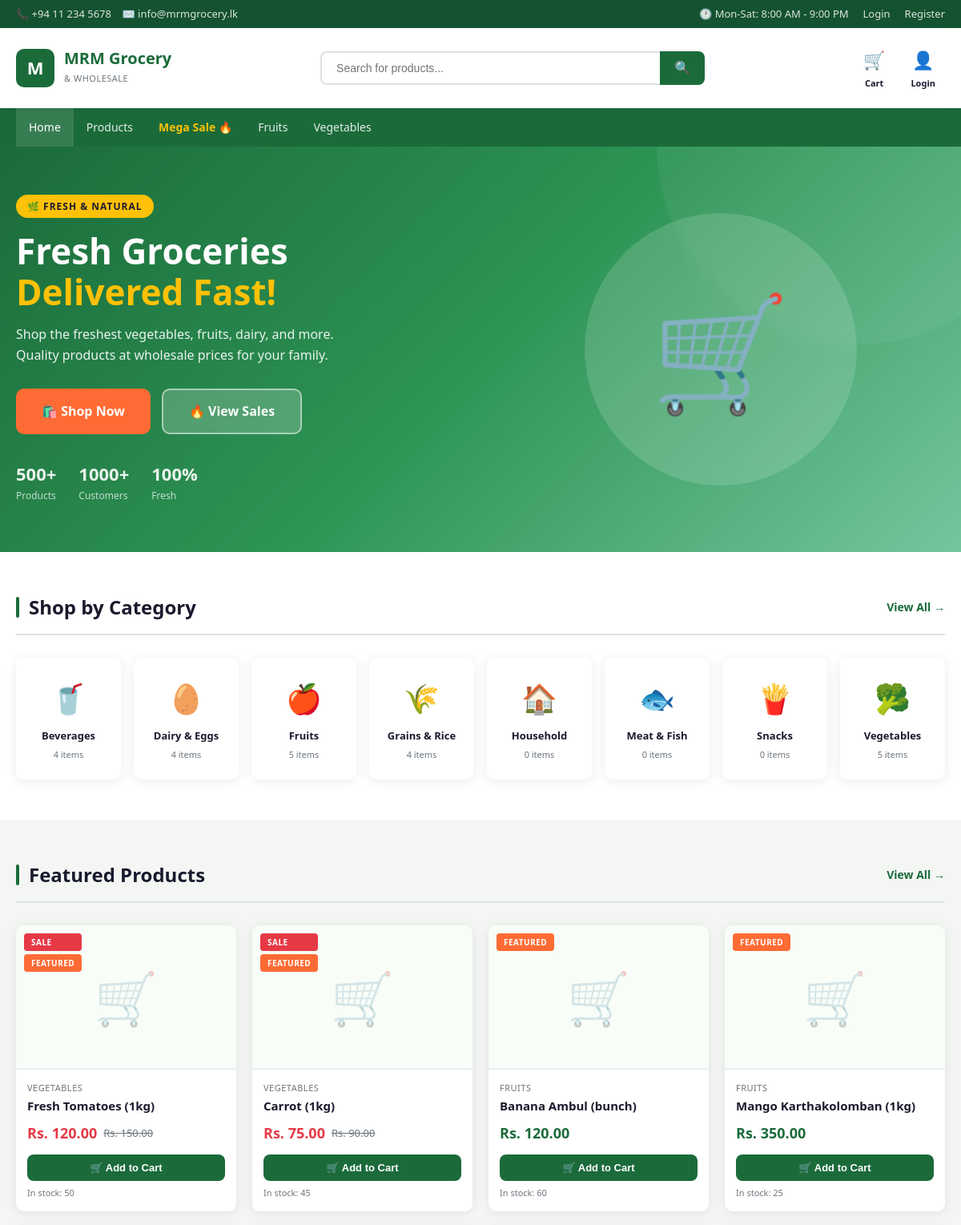
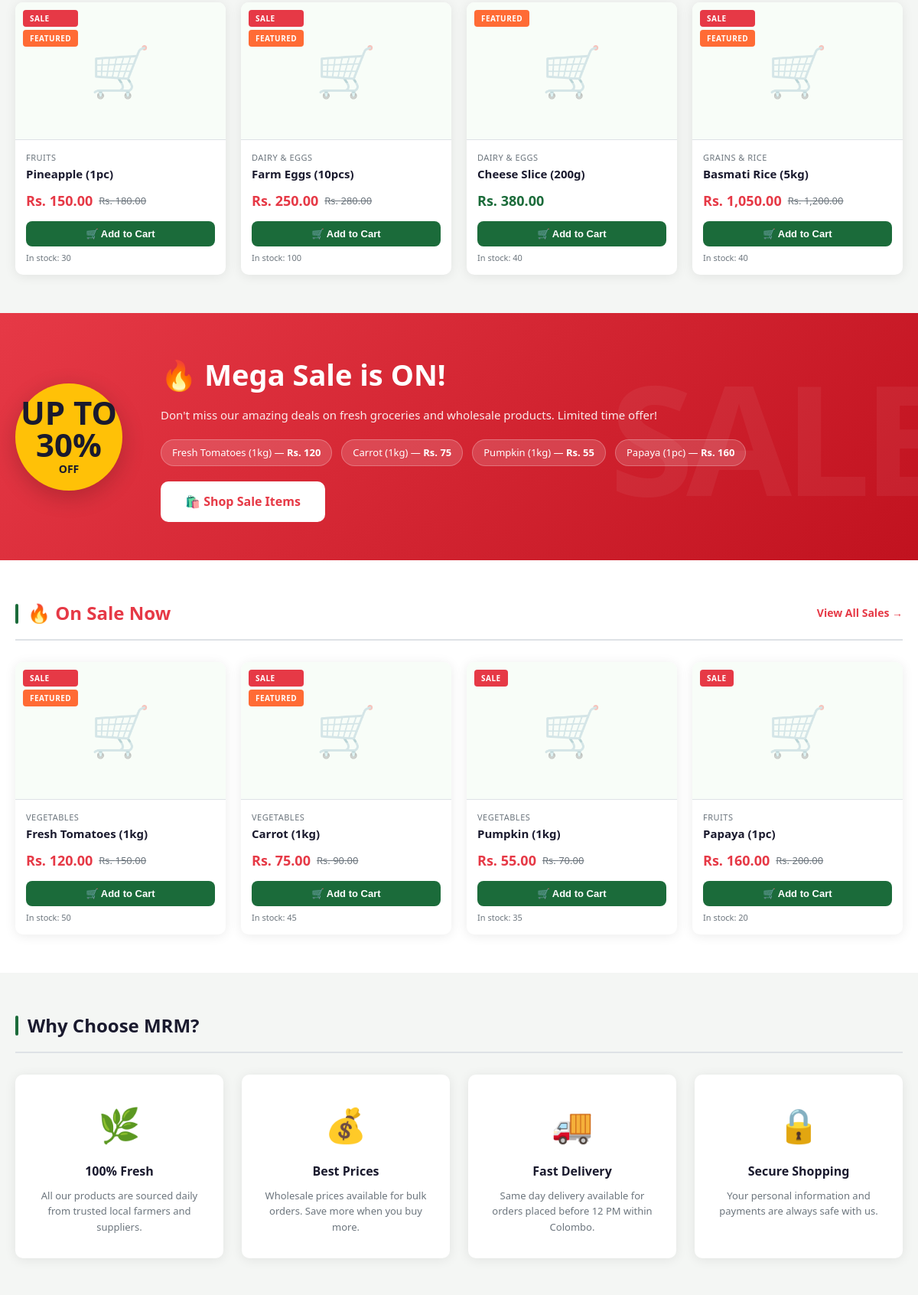
The page / (upper part) on the database its author committed (2 pictures, top to bottom).
### tables this page shows
CREATE TABLE IF NOT EXISTS categories (
    id INT AUTO_INCREMENT PRIMARY KEY,
    name VARCHAR(100) NOT NULL,
    created_at TIMESTAMP DEFAULT CURRENT_TIMESTAMP
);

CREATE TABLE IF NOT EXISTS products (
    id INT AUTO_INCREMENT PRIMARY KEY,
    name VARCHAR(200) NOT NULL,
    description TEXT,
    price DECIMAL(10,2) NOT NULL,
    sale_price DECIMAL(10,2) DEFAULT NULL,
    quantity INT NOT NULL DEFAULT 0,
    category_id INT,
    image VARCHAR(255) DEFAULT 'default.jpg',
    is_featured TINYINT(1) DEFAULT 0,
    is_on_sale TINYINT(1) DEFAULT 0,
    created_at TIMESTAMP DEFAULT CURRENT_TIMESTAMP,
    FOREIGN KEY (category_id) REFERENCES categories(id) ON DELETE SET NULL
);

### includes/auth.php (called while the page is built, shortened)
<?php
function sanitize($str) {
    return htmlspecialchars(strip_tags(trim($str)), ENT_QUOTES, 'UTF-8');
}

### index.php (the view, shortened to what this page needs)
<?php
require_once 'includes/db.php';
require_once 'includes/auth.php';
$featured = $conn->query("SELECT p.*, c.name as cat_name FROM products p LEFT JOIN categories c ON p.category_id = c.id WHERE p.is_featured = 1 AND p.quantity > 0 ORDER BY p.created_at DESC LIMIT 8");
$sale_products = $conn->query("SELECT p.*, c.name as cat_name FROM products p LEFT JOIN categories c ON p.category_id = c.id WHERE p.is_on_sale = 1 AND p.quantity > 0 ORDER BY p.created_at DESC LIMIT 4");
$categories = $conn->query("SELECT c.*, COUNT(p.id) as product_count FROM categories c LEFT JOIN products p ON c.id = p.category_id GROUP BY c.id ORDER BY c.name");
$catIcons = ['Vegetables'=>'🥦','Fruits'=>'🍎','Dairy & Eggs'=>'🥚','Grains & Rice'=>'🌾','Beverages'=>'🥤','Snacks'=>'🍟','Meat & Fish'=>'🐟','Household'=>'🏠'];
require_once 'includes/header.php';
?>
<section class="hero">
    <div class="container">
        <div class="hero-content">
            <div class="hero-text">
                <div class="hero-badge">🌿 Fresh & Natural</div>
                <h2>Fresh Groceries<br><span>Delivered Fast!</span></h2>
                <p>Shop the freshest vegetables, fruits, dairy, and more. Quality products at wholesale prices for your family.</p>
                <div class="hero-btns">
                    <a href="products.php" class="btn btn-accent btn-lg">🛍️ Shop Now</a>
                    <a href="products.php?sale=1" class="btn btn-lg" style="background:rgba(255,255,255,0.2); color:white; border:2px solid rgba(255,255,255,0.5);">🔥 View Sales</a>
                </div>
                <div style="display:flex; gap:28px; margin-top:32px; flex-wrap:wrap;">
                    <div style="color:rgba(255,255,255,0.9);">
                        <div style="font-size:22px; font-weight:800;">500+</div>
                        <div style="font-size:12px; opacity:0.8;">Products</div>
                    </div>
                    <div style="color:rgba(255,255,255,0.9);">
                        <div style="font-size:22px; font-weight:800;">1000+</div>
                        <div style="font-size:12px; opacity:0.8;">Customers</div>
                    </div>
                    <div style="color:rgba(255,255,255,0.9);">
                        <div style="font-size:22px; font-weight:800;">100%</div>
                        <div style="font-size:12px; opacity:0.8;">Fresh</div>
                    </div>
                </div>
            </div>
            <div class="hero-image">
                <div class="hero-img-circle">🛒</div>
            </div>
        </div>
    </div>
</section>
<section class="section section-alt">
    <div class="container">
        <div class="section-header">
            <h2 class="section-title">Shop by Category</h2>
            <a href="products.php" class="view-all">View All →</a>
        </div>
        <div class="categories-grid">
            <?php $categories->data_seek(0); while ($cat = $categories->fetch_assoc()): ?>
            <a href="products.php?category=<?= $cat['id'] ?>" class="category-card">
                <span class="category-icon"><?= $catIcons[$cat['name']] ?? '📦' ?></span>
                <div class="category-name"><?= sanitize($cat['name']) ?></div>
                <div style="font-size:11px; color:var(--gray); margin-top:4px;"><?= $cat['product_count'] ?> items</div>
            </a>
            <?php endwhile; ?>
        </div>
    </div>
</section>
<section class="section">
    <div class="container">
        <div class="section-header">
            <h2 class="section-title">Featured Products</h2>
            <a href="products.php" class="view-all">View All →</a>
        </div>
        <div class="products-grid">
            <?php $featured->data_seek(0); while ($p = $featured->fetch_assoc()): ?>
            <?php include 'includes/product_card.php'; ?>
            <?php endwhile; ?>
        </div>
    </div>
</section>
<?php $sale_products->data_seek(0); $saleArr = $sale_products->fetch_all(MYSQLI_ASSOC); ?>
<?php if (!empty($saleArr)): ?>
<section class="mega-sale-banner">
    <div class="container">
        <div class="sale-content">
            <div class="sale-badge-big">
                <div class="percent">UP TO<br>30%</div>
                <div class="off-text">OFF</div>
            </div>
            <div class="sale-info">
                <h2>🔥 Mega Sale is ON!</h2>
                <p>Don't miss our amazing deals on fresh groceries and wholesale products. Limited time offer!</p>
                <div class="sale-items-preview">
                    <?php foreach ($saleArr as $sp): ?>
                    <span class="sale-item-chip">
                        <?= sanitize($sp['name']) ?>
                        — <strong>Rs. <?= number_format($sp['sale_price'], 0) ?></strong>
                    </span>
                    <?php endforeach; ?>
                </div>
                <div style="margin-top:20px;">
                    <a href="products.php?sale=1" class="btn btn-lg" style="background:white; color:var(--sale); font-weight:800;">
                        🛍️ Shop Sale Items
                    </a>
                </div>
            </div>
        </div>
    </div>
</section>
<?php endif; ?>
<?php if (!empty($saleArr)): ?>
<section class="section section-alt">
    <div class="container">
        <div class="section-header">
            <h2 class="section-title" style="color:var(--sale);">🔥 On Sale Now</h2>
            <a href="products.php?sale=1" class="view-all" style="color:var(--sale);">View All Sales →</a>
        </div>
        <div class="products-grid">
            <?php foreach ($saleArr as $p): ?>
            <?php include 'includes/product_card.php'; ?>
            <?php endforeach; ?>
        </div>
    </div>
</section>
<?php endif; ?>
<section class="section">
    <div class="container">
        <div class="section-header">
            <h2 class="section-title">Why Choose MRM?</h2>
        </div>
        <div class="features-grid">
            <div class="feature-card">
                <span class="feature-icon">🌿</span>
                <h3>100% Fresh</h3>
                <p>All our products are sourced daily from trusted local farmers and suppliers.</p>
            </div>
            <div class="feature-card">
                <span class="feature-icon">💰</span>
                <h3>Best Prices</h3>
                <p>Wholesale prices available for bulk orders. Save more when you buy more.</p>
            </div>
            <div class="feature-card">
                <span class="feature-icon">🚚</span>
                <h3>Fast Delivery</h3>
                <p>Same day delivery available for orders placed before 12 PM within Colombo.</p>
            </div>
            <div class="feature-card">
                <span class="feature-icon">🔒</span>
                <h3>Secure Shopping</h3>
                <p>Your personal information and payments are always safe with us.</p>
            </div>
        </div>
    </div>
</section>
<?php require_once 'includes/footer.php'; ?>

### includes/product_card.php (shortened to what this page needs)
<?php
$_base    = SITE_BASE . '/';
$_imgFile = $p['image'] ?? '';
$imgSrc   = ($_imgFile && $_imgFile !== 'default.jpg' && file_exists(__DIR__ . '/../uploads/products/' . $_imgFile))
            ? ($_base . 'uploads/products/' . $_imgFile) : null;
$displayPrice = (!empty($p['sale_price']) && $p['is_on_sale']) ? $p['sale_price'] : $p['price'];
$isOnSale     = !empty($p['sale_price']) && $p['is_on_sale'];
$isOutOfStock = (int)$p['quantity'] <= 0;
?>
<div class="product-card">
    <div class="product-badge">
        <?php if ($isOnSale): ?><span class="badge badge-sale">Sale</span><?php endif; ?>
        <?php if (!empty($p['is_featured'])): ?><span class="badge badge-hot">Featured</span><?php endif; ?>
    </div>
    <a href="<?= $_base ?>product.php?id=<?= (int)$p['id'] ?>">
        <div class="product-image">
            <?php if ($imgSrc): ?>
                <img src="<?= $imgSrc ?>" alt="<?= sanitize($p['name']) ?>" loading="lazy">
            <?php else: ?>
                <div class="no-img">🛒</div>
            <?php endif; ?>
        </div>
    </a>
    <div class="product-body">
        <?php if (!empty($p['cat_name'])): ?>
        <div class="product-category"><?= sanitize($p['cat_name']) ?></div>
        <?php endif; ?>
        <a href="<?= $_base ?>product.php?id=<?= (int)$p['id'] ?>">
            <div class="product-name"><?= sanitize($p['name']) ?></div>
        </a>
        <div class="product-price">
            <span class="price-current <?= $isOnSale ? 'price-sale' : '' ?>">
                Rs. <?= number_format($displayPrice, 2) ?>
            </span>
            <?php if ($isOnSale): ?>
            <span class="price-original">Rs. <?= number_format($p['price'], 2) ?></span>
            <?php endif; ?>
        </div>
        <div class="product-footer">
            <?php if ($isOutOfStock): ?>
                <button class="btn-cart" disabled>Out of Stock</button>
            <?php else: ?>
                <button class="btn-cart" data-product-id="<?= (int)$p['id'] ?>">
                    🛒 Add to Cart
                </button>
            <?php endif; ?>
        </div>
        <?php if (!$isOutOfStock): ?>
        <div class="qty-badge">In stock: <?= (int)$p['quantity'] ?></div>
        <?php endif; ?>
    </div>
</div>

### rows shown on the page
categories: name "🥤", name "Beverages", product_count "4"
categories: name "🥚", name "Dairy & Eggs", product_count "4"
categories: name "🍎", name "Fruits", product_count "5"
categories: name "🌾", name "Grains & Rice", product_count "4"
categories: name "🏠", name "Household", product_count "0"
categories: name "🐟", name "Meat & Fish", product_count "0"
categories: name "🍟", name "Snacks", product_count "0"
categories: name "🥦", name "Vegetables", product_count "5"
products: is_on_sale "SALE", is_featured "FEATURED", category.name "VEGETABLES", name "Fresh Tomatoes (1kg)", sale_price "120.00", price "150.00", quantity "50", sale_price "120"
products: is_on_sale "SALE", is_featured "FEATURED", category.name "VEGETABLES", name "Carrot (1kg)", sale_price "75.00", price "90.00", quantity "45", sale_price "75"
products: is_featured "FEATURED", category.name "FRUITS", name "Banana Ambul (bunch)", price "120.00", quantity "60"
products: is_featured "FEATURED", category.name "FRUITS", name "Mango Karthakolomban (1kg)", price "350.00", quantity "25"
products: is_on_sale "SALE", is_featured "FEATURED", category.name "FRUITS", name "Pineapple (1pc)", sale_price "150.00", price "180.00", quantity "30"
products: is_on_sale "SALE", is_featured "FEATURED", category.name "DAIRY & EGGS", name "Farm Eggs (10pcs)", sale_price "250.00", price "280.00", quantity "100"
products: is_featured "FEATURED", category.name "DAIRY & EGGS", name "Cheese Slice (200g)", price "380.00", quantity "40"
products: shows "SALE", is_featured "FEATURED", category.name "GRAINS & RICE", name "Basmati Rice (5kg)", displayPrice "1,050.00", price "1,200.00", quantity "40"
products: name "Pumpkin (1kg)", sale_price "55", is_on_sale "SALE", category.name "VEGETABLES", sale_price "55.00", price "70.00", quantity "35"
products: name "Papaya (1pc)", sale_price "160", is_on_sale "SALE", category.name "FRUITS", sale_price "160.00", price "200.00", quantity "20"

### other values the page prints
$label "Home"
$label "Products"
$label "Mega Sale 🔥"
$label "Fruits"
$label "Vegetables"
